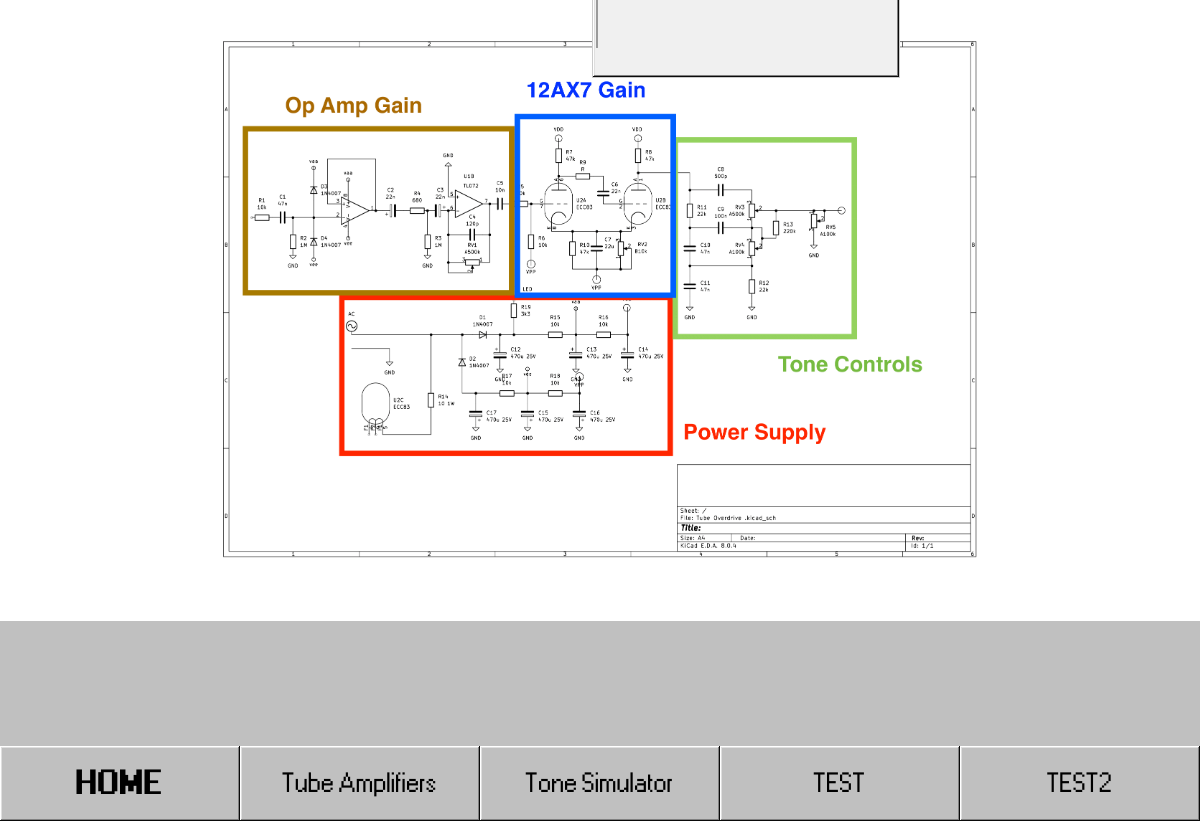
The page /test/ (lower part) on the database as committed earlier.
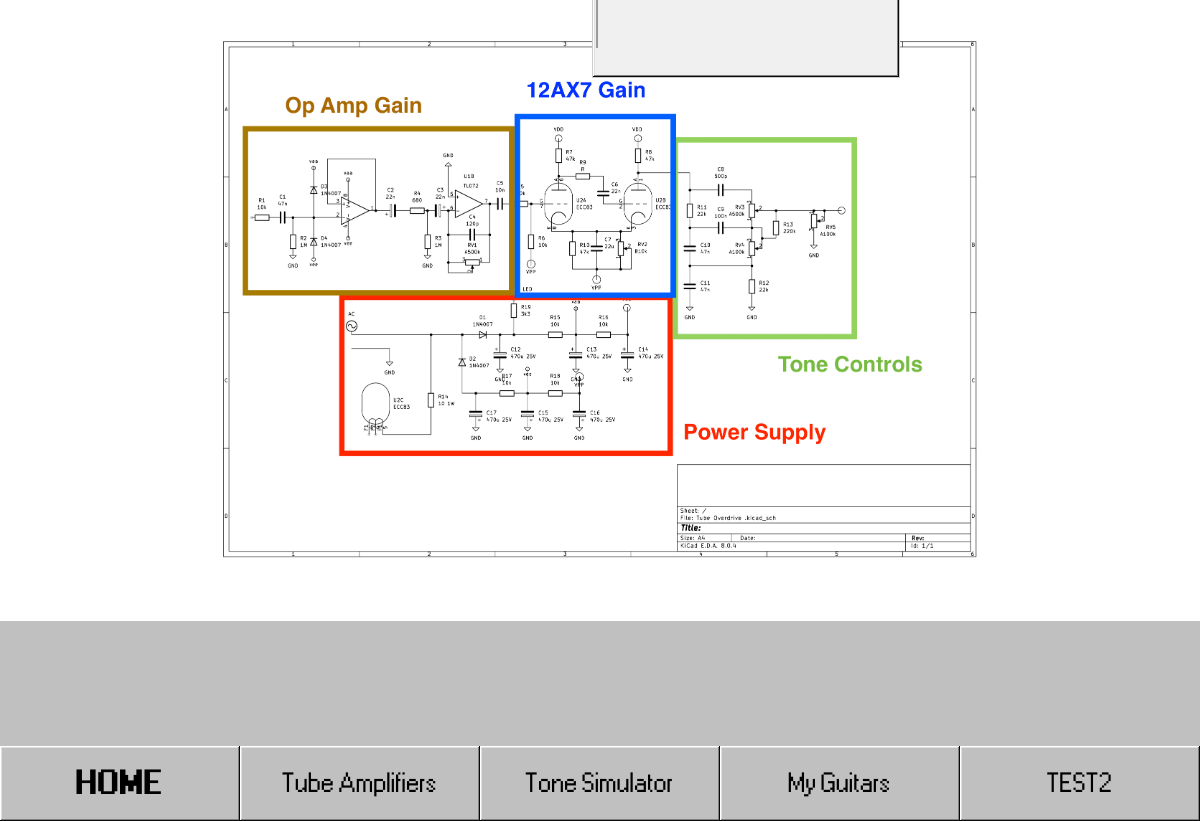
The same page on the database as committed later.
### base/models.py (models this page shows, shortened)
class Room(models.Model):
  name = models.CharField(max_length=200)
  description = models.TextField(null=True, blank=True)
  updated = models.DateTimeField(auto_now=True)
  created = models.DateTimeField(auto_now_add=True)
  folders = models.TextField(null=True, blank=True)

### base/views.py (the view)
# urls.py: path('test/', views.test, name='test'),
def test(request):
    rooms = Room.objects.all()
    base_path = os.path.join(settings.MEDIA_ROOT, 'Writeups')  # Root folder containing the folders
    folder_files = {}
    folder_descriptions = []  # List of tuples (folder_name, description)
    if os.path.exists(base_path):
        for folder_name in os.listdir(base_path):
            folder_path = os.path.join(base_path, folder_name)
            if os.path.isdir(folder_path):
                files = []
                description_file = None  # To hold the description file name
                for file_name in os.listdir(folder_path):
                    if file_name.endswith(('.png', '.jpg', '.jpeg', '.svg')):
                        files.append(file_name)
                    elif file_name.endswith('.html'):
                        description_file = file_name
                files.sort()
                folder_files[folder_name] = files
                myKeys = list(folder_files.keys())
                myKeys.sort()
                sd = {i: folder_files[i] for i in myKeys}
                if description_file:  # Check if a description file was found
                    folder_descriptions.append((folder_name, description_file))
    context = {
        'rooms': rooms,
        'folders': sd,
        'descriptions': folder_descriptions,  # List of tuples (folder_name, description_file)
        'MEDIA_URL': settings.MEDIA_URL,
    }
    return render(request, 'test.html', context)

### templates/test.html (shortened to what this page needs)
{% extends 'main.html' %}
{% load static %}
{% block content %}
<div style="display: flex; justify-content: center; align-items: center; flex-direction: column;">
  <img src="{{MEDIA_URL}}/TO.png" style="width:70%;">
</div>
{% endblock %}

### templates/navbar.html
{% load static %}
<div>
  <div class="button-bar">
      <a href="/"><button style="font-weight: bold; font-size: 30px">HOME</button></a>
      <a href="/test"><button style="font-size: 24px">Tube Amplifiers</button></a>
      <a href="/tonestack"><button style="font-size: 24px">Tone Simulator</button></a>
      {% for room in rooms %}
      <a href="/room/{{room.id}}"><button class="button" style="font-size:24px;">{{room.name}}</button></a>
      {% endfor %}
  </div>
</div>

Rows that differ between the two databases and show on the page:
changed Room: name "TEST" → "My Guitars"
